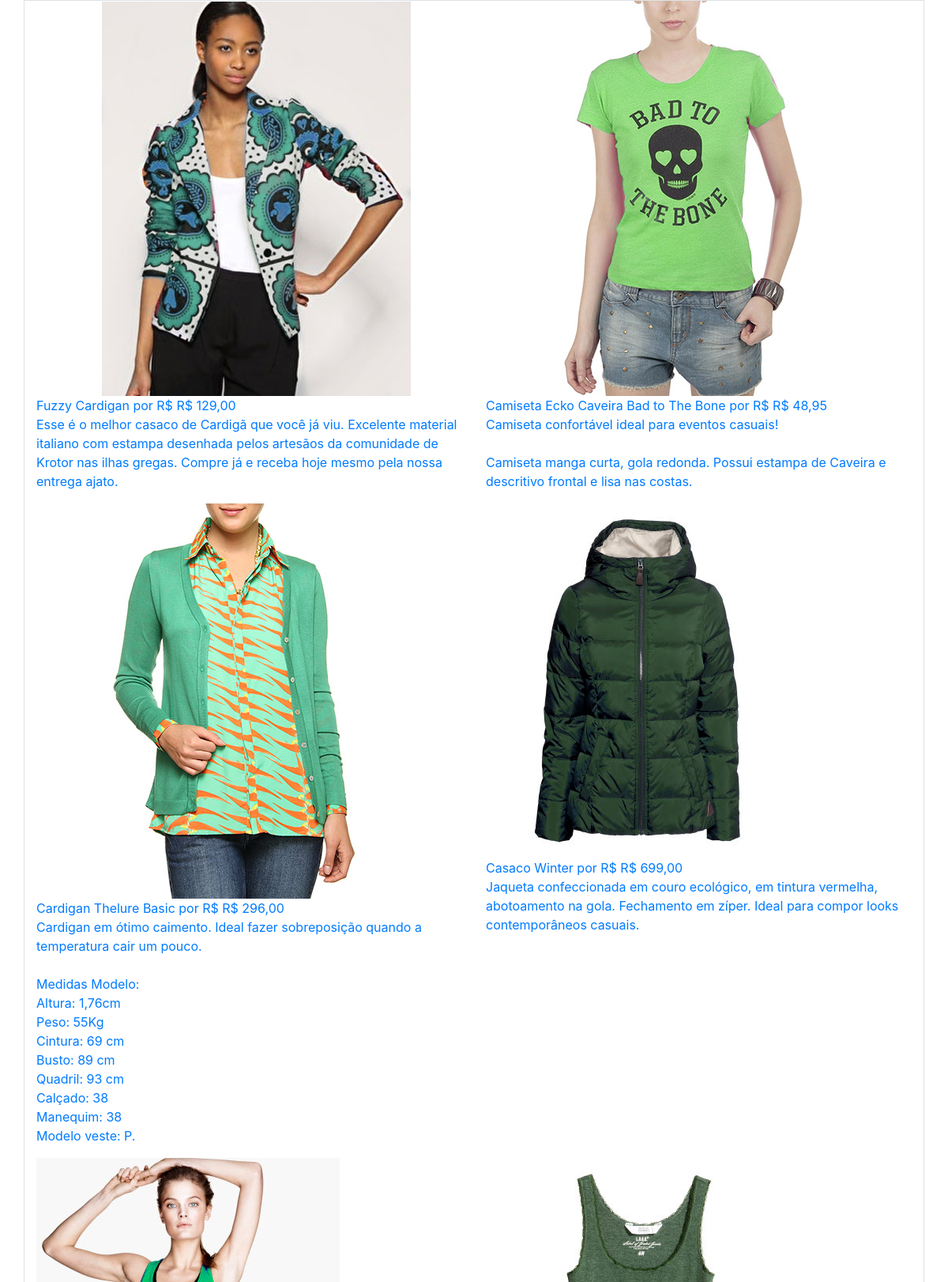
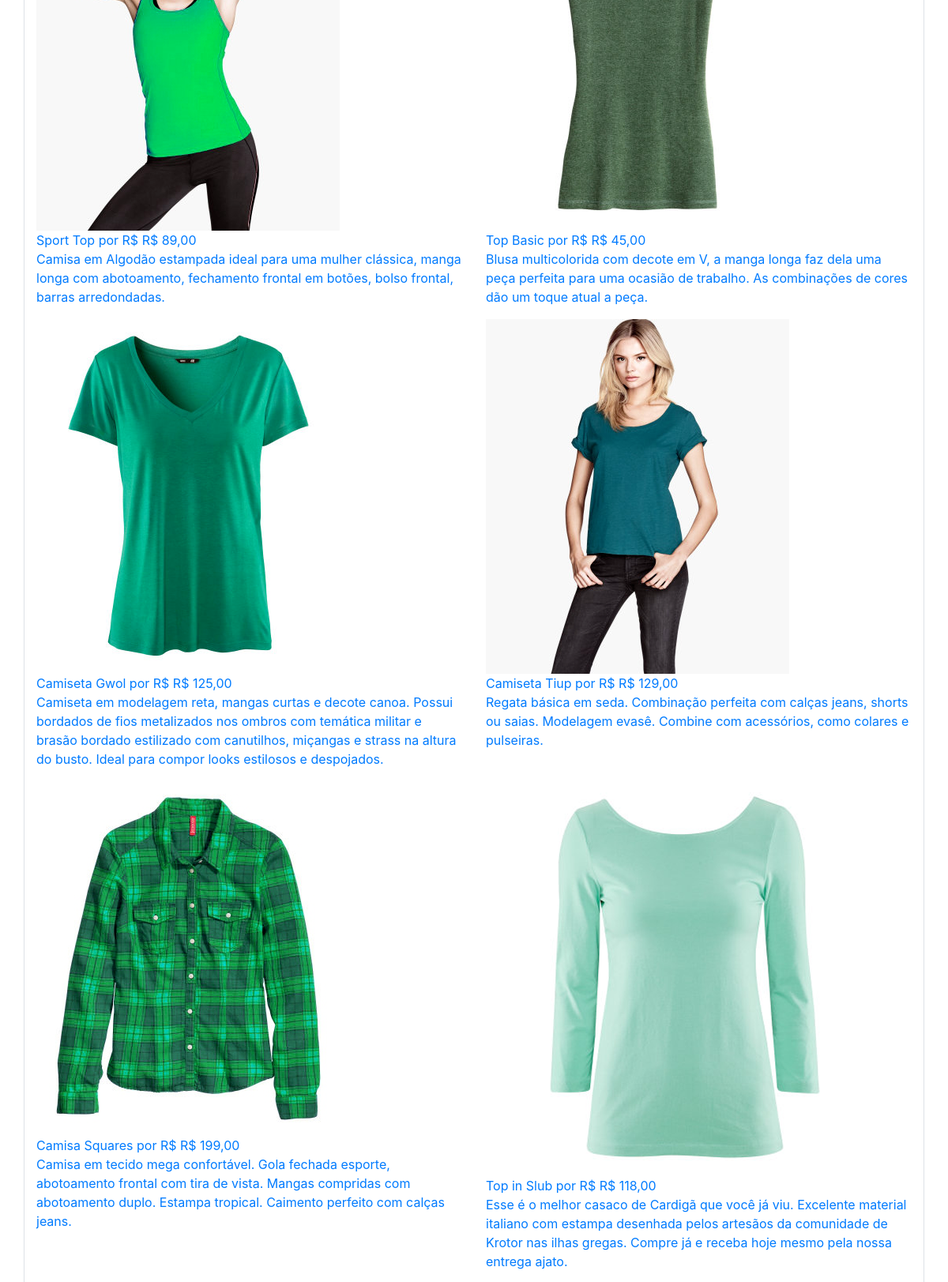
The app's page /banco_array.php (upper part) with its own data (2 pictures, top to bottom).
### tables this page shows
CREATE TABLE `produtos` (
  `id` int(11) NOT NULL,
  `nome` varchar(255) DEFAULT NULL,
  `preco` varchar(45) DEFAULT NULL,
  `descricao` text DEFAULT NULL,
  `type` varchar(20) NOT NULL,
  `data` date DEFAULT NULL,
  `vendas` int(11) DEFAULT NULL
);

### banco_array.php (the view, shortened to what this page needs)
<!DOCTYPE html>
<html lang="pt-br">
<head>
	<link rel="stylesheet" href="https://stackpath.bootstrapcdn.com/bootstrap/4.2.1/css/bootstrap.min.css">
    <link rel="stylesheet" href="https://use.fontawesome.com/releases/v5.3.1/css/all.css">
</head>
<body>
	<?php
		$conexao = mysqli_connect("127.0.0.1","root","","wd43");
		$dados = mysqli_query($conexao,"SELECT * FROM produtos");
		$dadosF = mysqli_fetch_all($dados);
	?>
	<div class="container">
		<div class="row border">
			<?php
		foreach($dadosF as $p) :
?>
			<div class="col-md-6">
				<a	href="produto.php?id=<?= urlencode($p[0]) ?>">
					<figure>
						<img class="img-fluid" src="img/produtos/foto<?= $p[0]?>-verde.png" alt="Produto na cor verde">
						<figcaption><?= $p[1]?>	por	R$	<?= $p[2]?></figcaption>
						<p><?= $p[3]?></p>
					</figure>
				</a>
			</div>
<?php
		endforeach;
		?>
	</div>
	</div>
</body>
</html>

### records on screen
produtos: shows a picture, nome "Fuzzy Cardigan", preco "R$ 129,00", descricao "Esse é o melhor casaco de Cardigã que você já viu. Excelente material italiano com estampa desenhada pelos artesãos da comunidade de Krotor nas ilhas gregas. Compre já e receba hoje mesmo pela nossa entrega ajato."
produtos: shows a picture, nome "Camiseta Ecko Caveira Bad to The Bone", preco "R$ 48,95", descricao "Camiseta confortável ideal para eventos casuais! Camiseta manga curta, gola redonda. Possui estampa de Caveira e descritivo frontal e lisa nas costas."
produtos: shows a picture, nome "Cardigan Thelure Basic", preco "R$ 296,00", descricao "Cardigan em ótimo caimento. Ideal fazer sobreposição quando a temperatura cair um pouco. Medidas Modelo: Altura: 1,76cm Peso: 55Kg Cintura: 69 cm Busto: 89 cm Quadril: 93 cm Calçado: 38 Manequim: 38 Modelo veste: P."
produtos: shows a picture, nome "Casaco Winter", preco "R$ 699,00", descricao "Jaqueta confeccionada em couro ecológico, em tintura vermelha, abotoamento na gola. Fechamento em zíper. Ideal para compor looks contemporâneos casuais."
produtos: shows a picture, nome "Sport Top", preco "R$ 89,00", descricao "Camisa em Algodão estampada ideal para uma mulher clássica, manga longa com abotoamento, fechamento frontal em botões, bolso frontal, barras arredondadas."
produtos: shows a picture, nome "Top Basic", preco "R$ 45,00", descricao "Blusa multicolorida com decote em V, a manga longa faz dela uma peça perfeita para uma ocasião de trabalho. As combinações de cores dão um toque atual a peça."
produtos: shows a picture, nome "Camiseta Gwol", preco "R$ 125,00", descricao "Camiseta em modelagem reta, mangas curtas e decote canoa. Possui bordados de fios metalizados nos ombros com temática militar e brasão bordado estilizado com canutilhos, miçangas e strass na altura do busto. Ideal para compor looks estilosos e despojados."
produtos: shows a picture, nome "Camiseta Tiup", preco "R$ 129,00", descricao "Regata básica em seda. Combinação perfeita com calças jeans, shorts ou saias. Modelagem evasê. Combine com acessórios, como colares e pulseiras."
produtos: shows a picture, nome "Camisa Squares", preco "R$ 199,00", descricao "Camisa em tecido mega confortável. Gola fechada esporte, abotoamento frontal com tira de vista. Mangas compridas com abotoamento duplo. Estampa tropical. Caimento perfeito com calças jeans."
produtos: shows a picture, nome "Top in Slub", preco "R$ 118,00", descricao "Esse é o melhor casaco de Cardigã que você já viu. Excelente material italiano com estampa desenhada pelos artesãos da comunidade de Krotor nas ilhas gregas. Compre já e receba hoje mesmo pela nossa entrega ajato."
